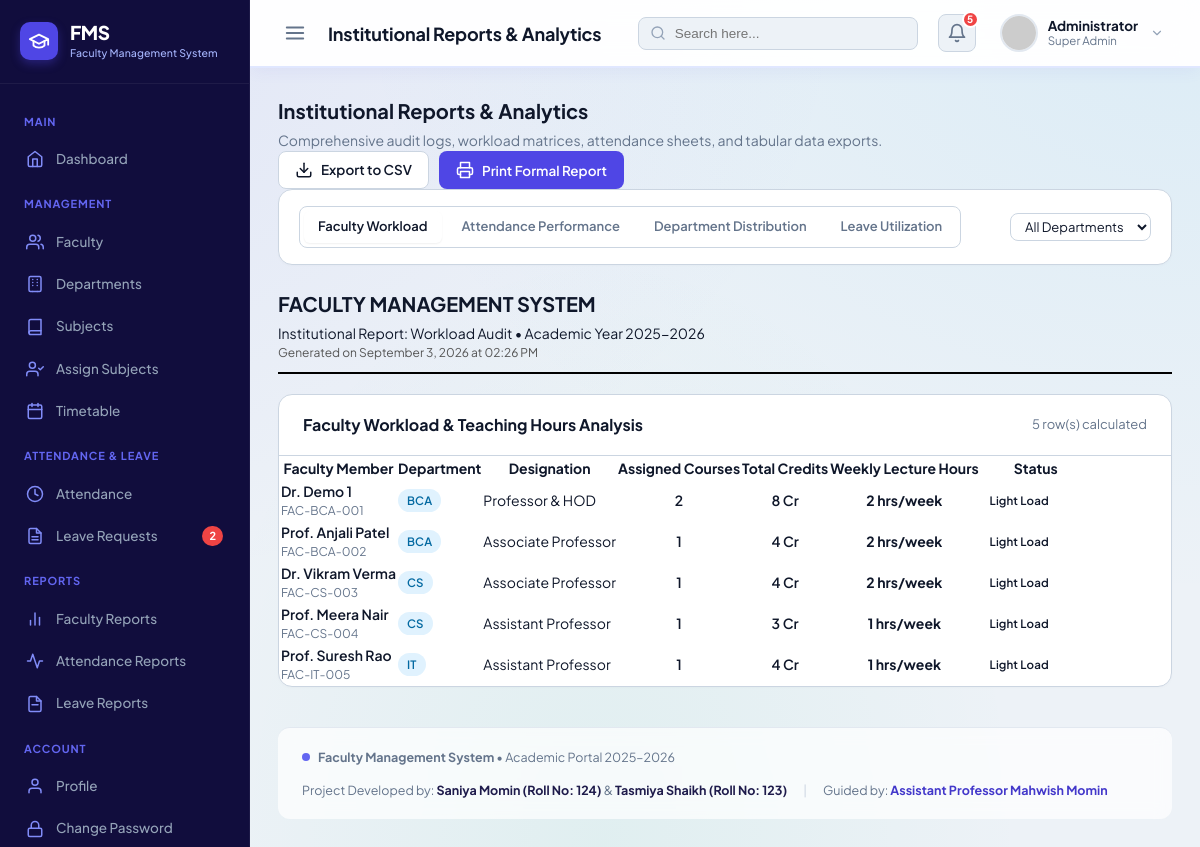
The app's page /admin/reports/index.php with its own data.
### tables this page shows
CREATE TABLE `faculty` (
  `id` INT AUTO_INCREMENT PRIMARY KEY,
  `user_id` INT NOT NULL UNIQUE,
  `department_id` INT NOT NULL,
  `emp_id` VARCHAR(20) NOT NULL UNIQUE,
  `full_name` VARCHAR(100) NOT NULL,
  `email` VARCHAR(100) NOT NULL UNIQUE,
  `phone` VARCHAR(20) NOT NULL,
  `designation` VARCHAR(100) NOT NULL,
  `qualification` VARCHAR(100) NOT NULL,
  `joining_date` DATE NOT NULL,
  `photo` VARCHAR(255) DEFAULT 'default_avatar.png',
  `created_at` TIMESTAMP DEFAULT CURRENT_TIMESTAMP,
  INDEX `idx_faculty_dept` (`department_id`),
  INDEX `idx_faculty_emp_id` (`emp_id`),
  CONSTRAINT `fk_faculty_user` FOREIGN KEY (`user_id`) 
    REFERENCES `users` (`id`) ON DELETE CASCADE ON UPDATE CASCADE,
  CONSTRAINT `fk_faculty_department` FOREIGN KEY (`department_id`) 
    REFERENCES `departments` (`id`) ON DELETE RESTRICT ON UPDATE CASCADE
);

CREATE TABLE `departments` (
  `id` INT AUTO_INCREMENT PRIMARY KEY,
  `dept_code` VARCHAR(10) NOT NULL UNIQUE,
  `dept_name` VARCHAR(100) NOT NULL,
  `description` VARCHAR(255) DEFAULT NULL,
  `created_at` TIMESTAMP DEFAULT CURRENT_TIMESTAMP
);

### includes/functions.php (called while the page is built, shortened)
<?php
function escape($string) {
    return htmlspecialchars((string)($string ?? ''), ENT_QUOTES, 'UTF-8');
}

### admin/reports/index.php (the view, shortened to what this page needs)
<?php
$db = getDB();
$reportType = $_GET['report'] ?? 'workload';
$deptFilter = (int)($_GET['department_id'] ?? 0);
$selectedMonth = $_GET['month'] ?? date('Y-m');
$reportData = [];
try {
    if ($reportType === 'workload') {
        $whereDept = $deptFilter > 0 ? "WHERE f.department_id = " . $deptFilter : "";
        $sql = "
            SELECT f.id, f.full_name, f.emp_id, f.designation,
                   d.dept_code, d.dept_name,
                   COUNT(DISTINCT fs.subject_id) AS allocated_subjects_count,
                   COALESCE(SUM(s.credits), 0) AS total_credits_handled,
                   (
                       SELECT COUNT(*)
                       FROM timetable t
                       WHERE t.faculty_id = f.id
                   ) AS weekly_lecture_hours
            FROM faculty f
            JOIN departments d ON f.department_id = d.id
            LEFT JOIN faculty_subjects fs ON f.id = fs.faculty_id
            LEFT JOIN subjects s ON fs.subject_id = s.id
            {$whereDept}
            GROUP BY f.id
            ORDER BY d.dept_code ASC, f.full_name ASC
        ";
        $reportData = $db->query($sql)->fetchAll();
    }
} catch (Exception $e) {
    error_log("Reports Error: " . $e->getMessage());
}
include __DIR__ . '/../../includes/header.php';
?>
<div class="content-header">
    <div>
        <h2 style="font-size: 20px; font-weight: 700; color: var(--text); margin: 0 0 4px;">Institutional Reports &amp; Analytics</h2>
        <p style="color: var(--text-muted); font-size: 14px; margin: 0;">Comprehensive audit logs, workload matrices, attendance sheets, and tabular data exports.</p>
    </div>
    <div style="display: flex; gap: 10px;" class="no-print">
        <a href="?report=<?php echo $reportType; ?>&department_id=<?php echo $deptFilter; ?>&month=<?php echo $selectedMonth; ?>&export=csv" class="btn btn-secondary" title="Export current report to CSV">
            <svg width="18" height="18" viewBox="0 0 24 24" fill="none" stroke="currentColor" stroke-width="2" stroke-linecap="round" stroke-linejoin="round">
                <path d="M21 15v4a2 2 0 0 1-2 2H5a2 2 0 0 1-2-2v-4"/>
                <polyline points="7 10 12 15 17 10"/>
                <line x1="12" y1="15" x2="12" y2="3"/>
            </svg>
            Export to CSV
        </a>
        <button type="button" class="btn btn-primary" onclick="window.print();">
            <svg width="18" height="18" viewBox="0 0 24 24" fill="none" stroke="currentColor" stroke-width="2" stroke-linecap="round" stroke-linejoin="round">
                <polyline points="6 9 6 2 18 2 18 9"/>
                <path d="M6 18H4a2 2 0 0 1-2-2v-5a2 2 0 0 1 2-2h16a2 2 0 0 1 2 2v5a2 2 0 0 1-2 2h-2"/>
                <rect x="6" y="14" width="12" height="8"/>
            </svg>
            Print Formal Report
        </button>
    </div>
</div>
<div class="card no-print" style="margin-bottom: 24px;">
    <div class="card-body" style="padding: 16px 20px; display: flex; justify-content: space-between; align-items: center; flex-wrap: wrap; gap: 16px;">
        <div style="display: flex; gap: 6px; background: var(--bg); padding: 4px; border-radius: 8px; border: 1px solid var(--border); flex-wrap: wrap;">
            <a href="?report=workload&department_id=<?php echo $deptFilter; ?>"
               style="padding: 6px 14px; font-size: 13px; font-weight: 600; text-decoration: none; border-radius: 6px; <?php echo ($reportType === 'workload') ? 'background: var(--surface); color: var(--primary-dark); box-shadow: 0 1px 2px rgba(0,0,0,0.06);' : 'color: var(--text-muted);'; ?>">
               Faculty Workload
            </a>
            <a href="?report=attendance&department_id=<?php echo $deptFilter; ?>&month=<?php echo $selectedMonth; ?>"
               style="padding: 6px 14px; font-size: 13px; font-weight: 600; text-decoration: none; border-radius: 6px; <?php echo ($reportType === 'attendance') ? 'background: var(--surface); color: var(--primary-dark); box-shadow: 0 1px 2px rgba(0,0,0,0.06);' : 'color: var(--text-muted);'; ?>">
               Attendance Performance
            </a>
            <a href="?report=department"
               style="padding: 6px 14px; font-size: 13px; font-weight: 600; text-decoration: none; border-radius: 6px; <?php echo ($reportType === 'department') ? 'background: var(--surface); color: var(--primary-dark); box-shadow: 0 1px 2px rgba(0,0,0,0.06);' : 'color: var(--text-muted);'; ?>">
               Department Distribution
            </a>
            <a href="?report=leaves&department_id=<?php echo $deptFilter; ?>"
               style="padding: 6px 14px; font-size: 13px; font-weight: 600; text-decoration: none; border-radius: 6px; <?php echo ($reportType === 'leaves') ? 'background: var(--surface); color: var(--primary-dark); box-shadow: 0 1px 2px rgba(0,0,0,0.06);' : 'color: var(--text-muted);'; ?>">
               Leave Utilization
            </a>
        </div>
        <form method="GET" action="" style="display: flex; gap: 10px; align-items: center;">
            <?php if ($reportType !== 'department'): ?>
                <select name="department_id" class="form-control" style="font-size: 13px; padding: 4px 10px; width: auto;" onchange="this.form.submit()">
                    <option value="0">All Departments</option>
                </select>
            <?php endif; ?>
        </form>
    </div>
</div>
<div class="print-only" style="margin-bottom: 20px; border-bottom: 2px solid #000; padding-bottom: 10px;">
    <h2 style="margin: 0; font-size: 20px; text-transform: uppercase;"><?php echo escape(APP_NAME); ?></h2>
    <div style="font-size: 14px; margin-top: 4px;">
        Institutional Report: <?php echo ucfirst(escape($reportType)); ?> Audit &bull; Academic Year <?php echo escape(ACADEMIC_YEAR); ?>
    </div>
    <div style="font-size: 12px; color: #555;">Generated on <?php echo date('F j, Y \a\t h:i A'); ?></div>
</div>
<div class="card">
    <div class="card-header">
        <h3 class="card-title">
            <?php
                if ($reportType === 'workload') echo "Faculty Workload & Teaching Hours Analysis";
                elseif ($reportType === 'attendance') echo "Monthly Attendance Summary for " . date('F Y', strtotime($selectedMonth . '-01'));
                elseif ($reportType === 'department') echo "Departmental Staffing & Curriculum Overview";
                elseif ($reportType === 'leaves') echo "Faculty Absence & Leave Utilization Summary";
            ?>
        </h3>
        <span style="font-size: 13px; color: var(--text-muted);"><?php echo count($reportData); ?> row(s) calculated</span>
    </div>
    <div class="table-responsive">
        <?php if ($reportType === 'workload'): ?>
            <table class="table">
                <thead>
                    <tr>
                        <th>Faculty Member</th>
                        <th>Department</th>
                        <th>Designation</th>
                        <th style="text-align: center;">Assigned Courses</th>
                        <th style="text-align: center;">Total Credits</th>
                        <th style="text-align: center;">Weekly Lecture Hours</th>
                        <th style="text-align: right;">Status</th>
                    </tr>
                </thead>
                <tbody>
                    <?php foreach ($reportData as $row):
                        $hours = (int)$row['weekly_lecture_hours'];
                        $loadStatus = ($hours >= 16) ? 'badge-danger' : (($hours >= 8) ? 'badge-success' : 'badge-warning');
                        $loadLabel = ($hours >= 16) ? 'High Load' : (($hours >= 8) ? 'Optimal' : 'Light Load');
                    ?>
                        <tr>
                            <td>
                                <div style="font-weight: 600; color: var(--text);">
                                    <?php echo escape($row['full_name']); ?>
                                </div>
                                <div style="font-size: 12px; color: var(--text-muted);">
                                    <?php echo escape($row['emp_id']); ?>
                                </div>
                            </td>
                            <td>
                                <span class="badge badge-info"><?php echo escape($row['dept_code']); ?></span>
                            </td>
                            <td><?php echo escape($row['designation']); ?></td>
                            <td style="text-align: center; font-weight: 600;">
                                <?php echo (int)$row['allocated_subjects_count']; ?>
                            </td>
                            <td style="text-align: center; font-weight: 600;">
                                <?php echo (int)$row['total_credits_handled']; ?> Cr
                            </td>
                            <td style="text-align: center; font-weight: 700; color: var(--primary-dark);">
                                <?php echo $hours; ?> hrs/week
                            </td>
                            <td style="text-align: right;">
                                <span class="badge <?php echo $loadStatus; ?>">
                                    <?php echo $loadLabel; ?>
                                </span>
                            </td>
                        </tr>
                    <?php endforeach; ?>
                </tbody>
            </table>
        <?php endif; ?>
    </div>
</div>
<?php include __DIR__ . '/../../includes/footer.php'; ?>

### assets/css/style.css (style rules this page uses)
:root { --primary: #4F46E5; --primary-hover: #4338CA; --primary-light: #EEF2FF; --sidebar-bg: #110D3D; --sidebar-hover: rgba(255, 255, 255, 0.07); --sidebar-active: #4F46E5; --sidebar-text: #94A3B8; --sidebar-text-active: #FFFFFF; --sidebar-header: #6366F1; --bg-main: #EDF2F7; --surface: #FFFFFF; --surface-subtle: #E2E8F0; --text-main: #0F172A; --text-muted: #64748B; --text-light: #94A3B8; --border: #CBD5E1; --border-light: #E2E8F0; --success: #10B981; --success-bg: #DCFCE7; --success-text: #15803D; --warning: #F59E0B; --warning-bg: #FEF3C7; --warning-text: #B45309; --danger: #EF4444; --danger-bg: #FEE2E2; --danger-text: #B91C1C; --info: #0284C7; --info-bg: #E0F2FE; --info-text: #0369A1; --sidebar-width: 250px; --topbar-height: 68px; --radius-sm: 6px; --radius-md: 10px; --radius-lg: 14px; }
*, *::before, *::after { box-sizing: border-box; margin: 0; padding: 0; }
body { font-family: 'Plus Jakarta Sans', -apple-system, BlinkMacSystemFont, "Segoe UI", Roboto, sans-serif; background-color: #EDF2F7; background-image: radial-gradient(at 0% 0%, rgba(99, 102, 241, 0.09) 0px, transparent 50%), radial-gradient(at 100% 0%, rgba(14, 165, 233, 0.08) 0px, transparent 50%), radial-gradient(at 50% 100%, rgba(16, 185, 129, 0.06) 0px, transparent 50%); background-attachment: fixed; color: var(--text-main); font-size: 14px; line-height: 1.5; -webkit-font-smoothing: antialiased; }
a { color: var(--primary); text-decoration: none; transition: color 0.15s ease; }
.badge { display: inline-flex; align-items: center; padding: 3px 9px; border-radius: 9999px; font-size: 11.5px; font-weight: 600; letter-spacing: 0.01em; white-space: nowrap; }
.badge-info { background: var(--info-bg); color: var(--info-text); }
.card { background: #FFFFFF; border: 1px solid var(--border); border-radius: var(--radius-lg); box-shadow: 0 1px 3px rgba(0, 0, 0, 0.02); overflow: hidden; }
.card-header { padding: 18px 24px; border-bottom: 1px solid var(--border); display: flex; align-items: center; justify-content: space-between; flex-wrap: wrap; gap: 12px; }
.card-title { font-size: 16px; font-weight: 700; color: var(--text-main); }
.card-body { padding: 24px; }
.form-control, .form-select { background: #FFFFFF; border: 1px solid var(--border); border-radius: 8px; padding: 8px 14px; font-size: 13.5px; color: var(--text-main); outline: none; transition: all 0.15s ease; font-family: inherit; }
.btn { display: inline-flex; align-items: center; justify-content: center; gap: 8px; padding: 8px 16px; border-radius: 8px; font-size: 13.5px; font-weight: 600; cursor: pointer; transition: all 0.15s ease; border: 1px solid transparent; text-decoration: none; font-family: inherit; }
.btn-primary { background: var(--primary); color: #FFFFFF; }
.btn-secondary { background: #FFFFFF; border-color: var(--border); color: var(--text-main); }
.table-responsive { width: 100%; overflow-x: auto; }

### records on screen
faculty: full_name "Dr. Demo 1", emp "FAC-BCA-001", department.dept_code "BCA", designation "Professor & HOD", allocated_subjects_count "2", total_credits_handled "8", hours "2", loadLabel "Light Load"
faculty: full_name "Prof. Anjali Patel", emp "FAC-BCA-002", department.dept_code "BCA", designation "Associate Professor", allocated_subjects_count "1", total_credits_handled "4", hours "2", loadLabel "Light Load"
faculty: full_name "Dr. Vikram Verma", emp "FAC-CS-003", department.dept_code "CS", designation "Associate Professor", allocated_subjects_count "1", total_credits_handled "4", hours "2", loadLabel "Light Load"
faculty: full_name "Prof. Meera Nair", emp "FAC-CS-004", department.dept_code "CS", designation "Assistant Professor", allocated_subjects_count "1", total_credits_handled "3", hours "1", loadLabel "Light Load"
faculty: full_name "Prof. Suresh Rao", emp "FAC-IT-005", department.dept_code "IT", designation "Assistant Professor", allocated_subjects_count "1", total_credits_handled "4", hours "1", loadLabel "Light Load"

### other values on screen
$pendingLeaveCount "2"
$pageTitle "Institutional Reports & Analytics"
$currentUser['full_name'] ?: 'Administrator' "Administrator"
APP_NAME "FACULTY MANAGEMENT SYSTEM"
$reportType "Workload"
ACADEMIC_YEAR "2025-2026"
count($reportData) "5"
